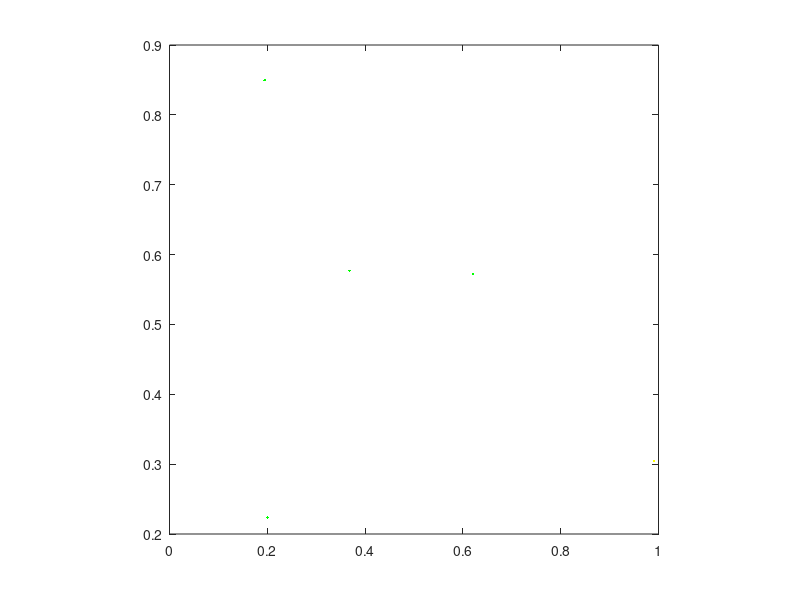

Source code (MATLAB):
clc;clear all; clear variables;

num = input('input number: ');

disp('')

x= rand(num,1);
y= rand(num,1);

r= sqrt(x.^2 +y.^2);

inny=find(r<=1);
outy=find(r>1);

ix=x(inny);
iy=y(inny);
ox=x(outy);
oy=y(outy);

ninny = length(inny);

pi2pi= 4*(ninny/num)

plot(ix,iy,'g .')
hold on
plot(ox,oy,'y .')
hold off
axis square